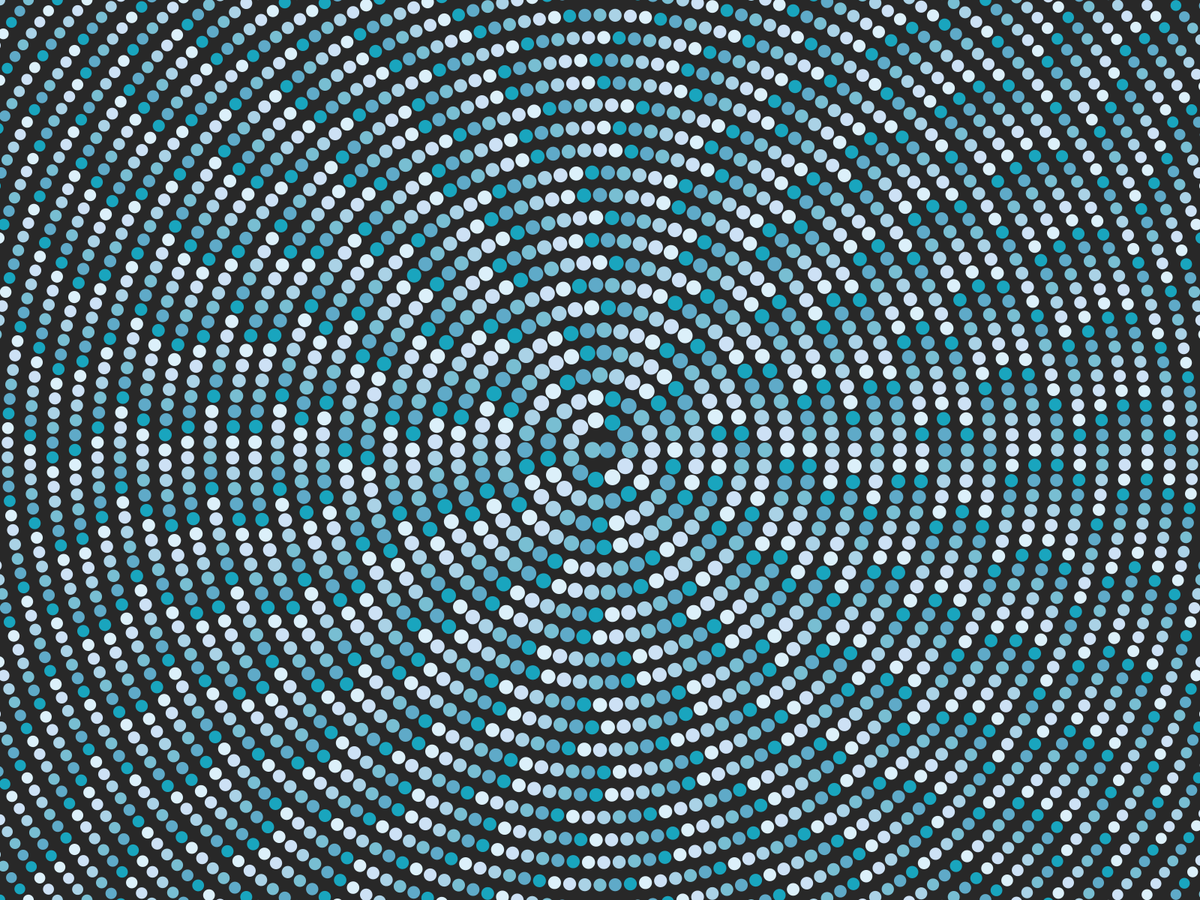
Frame 1 (no input)
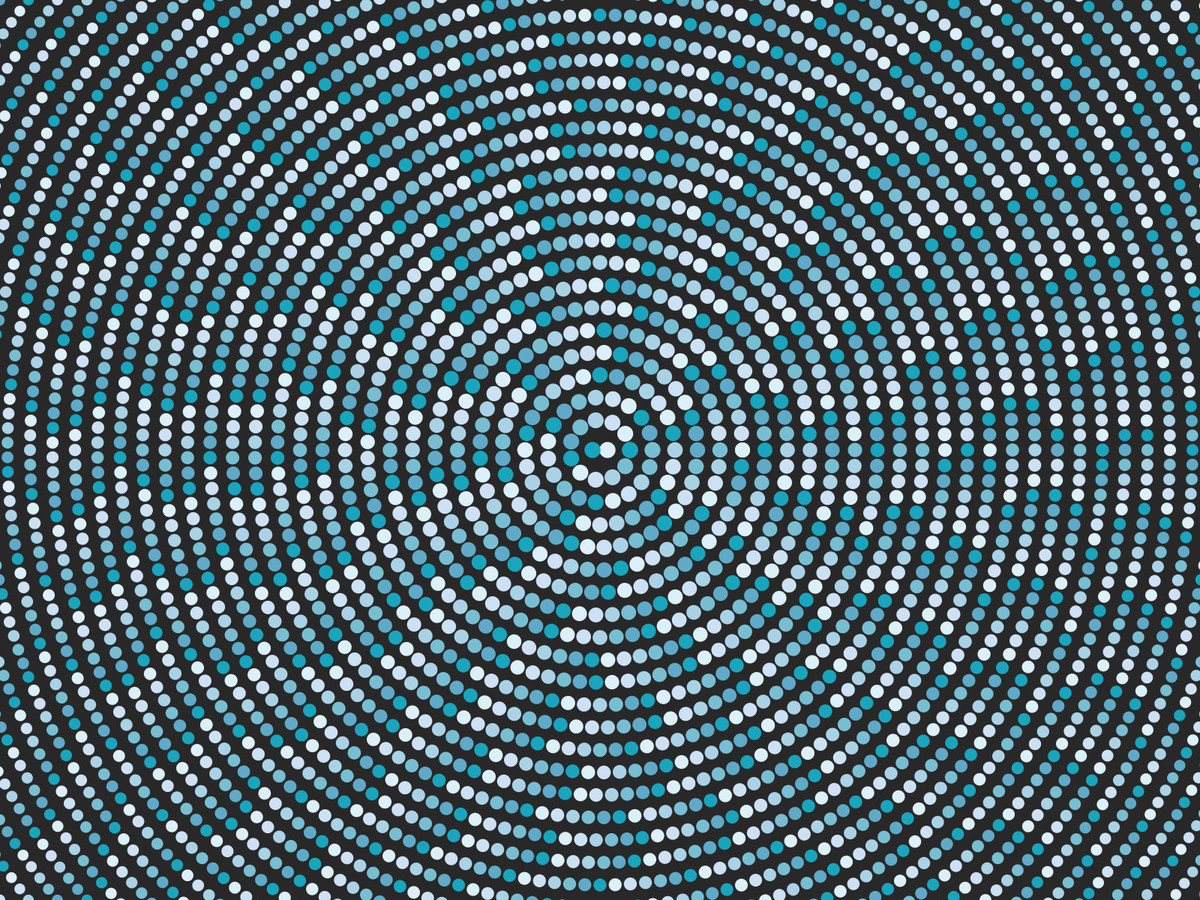
Frame 60 (the mouse pressed at the canvas centre just before this capture)
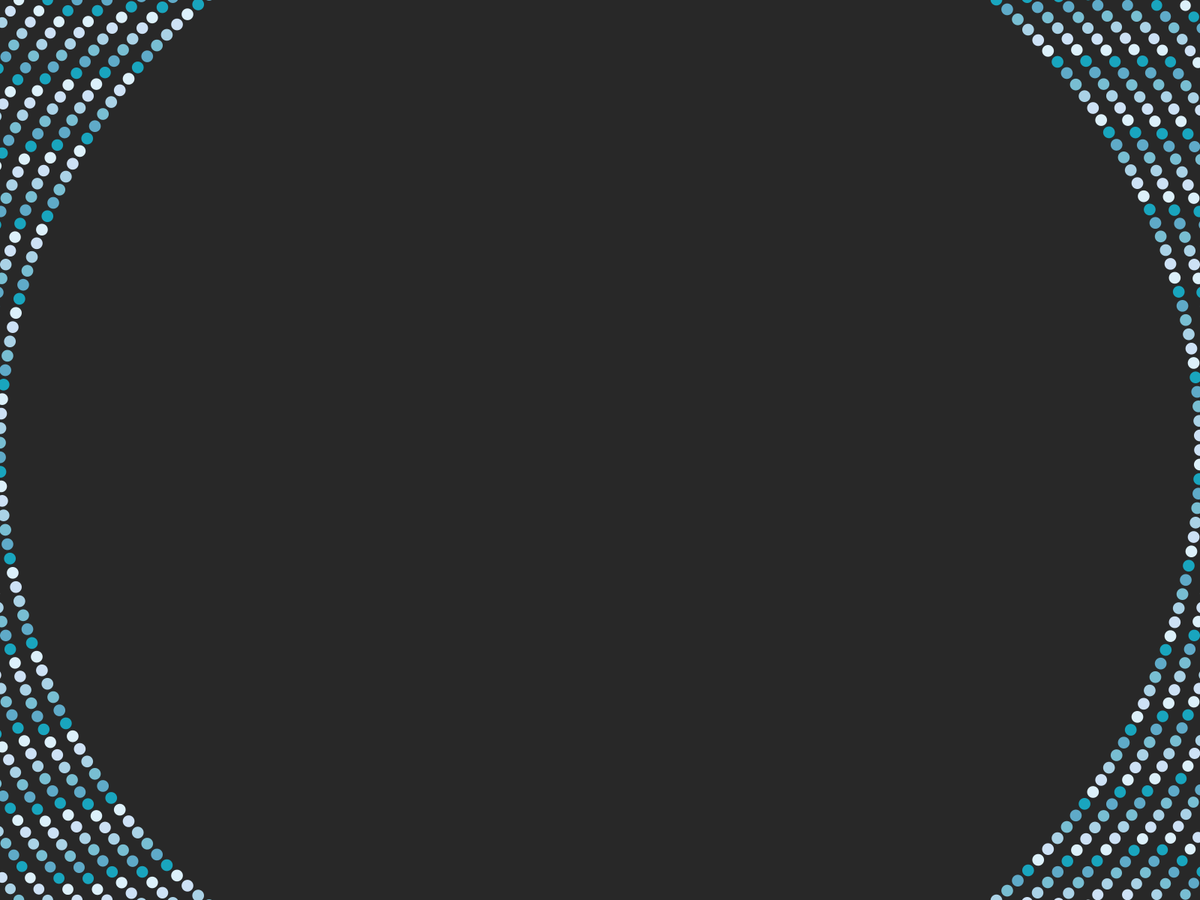
Frame 120 (the mouse held since frame 60 and released just before this capture)

The Processing sketch that drew these frames (run headless with seeded random() and noise(); from frame 60 on, the mouse is pressed at the canvas centre):

// Processing sketch: circles
// ── circles.pde
int colorArrayCounter;
color[] colorArray = {
  color(25,165,190),
  color(95,170,200),
  color(120,190,210),
  color(170,210,230),
  color(205,225,245),
  color(220,240,250),
};

void setup() {
  fullScreen();
  //size(900,900);
  //surface.setLocation(987,70);
  //noLoop();
  noStroke();
  frameRate(10);
  mouseX = 10;
}

void draw() {
  background(#282828);
  translate(width/2, height/2);
  
  float rStep = 30;
  float rMax = 1920;
  float rMin  = mouseX;

  for (float r=rMin; r<rMax; r+=rStep) {
    float c = 2*PI*r; //circumference
    float cSegment = map(r,0,rMax,rStep*3/4,rStep/2);
    float aSegment = floor(c/cSegment); //angle Segment
    float ellipseSize = map(r,0,rMax,rStep*3/4-1,rStep/4);
    
    for (float a=0; a<360; a+=360/aSegment) {
      colorArrayCounter++;
      if(colorArrayCounter>5) colorArrayCounter=0;
      fill(colorArray[colorArrayCounter]);
      
      pushMatrix();
      rotate(radians(a));
      ellipse(r,0,ellipseSize,ellipseSize);
      popMatrix();
    }
  }
}

void keyPressed() {
  if (key==' ') {
    background(#282828);
    redraw();
  }
}
